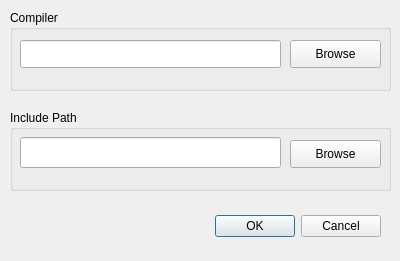
<?xml version="1.0" encoding="UTF-8"?>
<ui version="4.0">
 <class>PropertiesDialog</class>
 <widget class="QDialog" name="PropertiesDialog">
  <property name="geometry">
   <rect>
    <x>0</x>
    <y>0</y>
    <width>400</width>
    <height>261</height>
   </rect>
  </property>
  <property name="windowTitle">
   <string>Compiler Properties</string>
  </property>
  <widget class="QDialogButtonBox" name="buttonBox">
   <property name="geometry">
    <rect>
     <x>20</x>
     <y>201</y>
     <width>361</width>
     <height>51</height>
    </rect>
   </property>
   <property name="orientation">
    <enum>Qt::Horizontal</enum>
   </property>
   <property name="standardButtons">
    <set>QDialogButtonBox::Cancel|QDialogButtonBox::Ok</set>
   </property>
  </widget>
  <widget class="QGroupBox" name="groupBoxCompiler">
   <property name="geometry">
    <rect>
     <x>10</x>
     <y>10</y>
     <width>381</width>
     <height>81</height>
    </rect>
   </property>
   <property name="title">
    <string>Compiler</string>
   </property>
   <widget class="QPushButton" name="btnCompilerBrowse">
    <property name="geometry">
     <rect>
      <x>280</x>
      <y>30</y>
      <width>91</width>
      <height>28</height>
     </rect>
    </property>
    <property name="text">
     <string>Browse</string>
    </property>
   </widget>
   <widget class="QLineEdit" name="lineEditCompilerApp">
    <property name="geometry">
     <rect>
      <x>10</x>
      <y>30</y>
      <width>261</width>
      <height>28</height>
     </rect>
    </property>
   </widget>
  </widget>
  <widget class="QGroupBox" name="groupBoxInclude">
   <property name="geometry">
    <rect>
     <x>10</x>
     <y>110</y>
     <width>381</width>
     <height>81</height>
    </rect>
   </property>
   <property name="title">
    <string>Include Path</string>
   </property>
   <widget class="QPushButton" name="btnIncludeBrowse">
    <property name="geometry">
     <rect>
      <x>280</x>
      <y>30</y>
      <width>91</width>
      <height>28</height>
     </rect>
    </property>
    <property name="text">
     <string>Browse</string>
    </property>
   </widget>
   <widget class="QLineEdit" name="lineEditIncludePath">
    <property name="geometry">
     <rect>
      <x>10</x>
      <y>27</y>
      <width>261</width>
      <height>31</height>
     </rect>
    </property>
   </widget>
  </widget>
 </widget>
 <resources/>
 <connections>
  <connection>
   <sender>buttonBox</sender>
   <signal>accepted()</signal>
   <receiver>PropertiesDialog</receiver>
   <slot>accept()</slot>
   <hints>
    <hint type="sourcelabel">
     <x>248</x>
     <y>254</y>
    </hint>
    <hint type="destinationlabel">
     <x>157</x>
     <y>274</y>
    </hint>
   </hints>
  </connection>
  <connection>
   <sender>buttonBox</sender>
   <signal>rejected()</signal>
   <receiver>PropertiesDialog</receiver>
   <slot>reject()</slot>
   <hints>
    <hint type="sourcelabel">
     <x>316</x>
     <y>260</y>
    </hint>
    <hint type="destinationlabel">
     <x>286</x>
     <y>274</y>
    </hint>
   </hints>
  </connection>
 </connections>
</ui>
